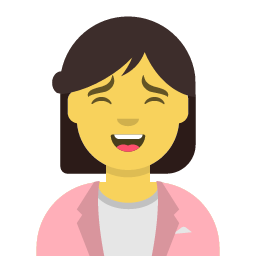
#> input picture assets/character.png, 256 x 256 px
$ python patch_texture.py ../assets/character.png
#> lines starting #> are read from the running program, lines starting #| are printed output that depends on the picture
#!/usr/bin/env python3
"""
patch_texture.py - 局部纹理一致性模块

基于《AI 图片识别技术深度研究报告》实现补丁级纹理优化技术。
AI 生成图像在局部补丁和全局纹理上常有不一致性。

功能：
1. 重叠补丁提取 - 避免边界痕迹
2. 补丁纹理优化 - 在每个补丁上优化纹理
3. 无缝融合 - 泊松融合或羽化边缘

使用方式：
    from patch_texture import patch_texture_optimization
    patch_texture_optimization('input.jpg', patch_size=64)
"""

import os
import numpy as np
from pathlib import Path
from typing import Optional, Dict, List, Tuple
import logging

logging.basicConfig(level=logging.INFO, format='%(levelname)s: %(message)s')
logger = logging.getLogger(__name__)


def check_dependencies():
    """检查依赖是否安装"""
    deps = {
        'PIL': 'pillow',
        'numpy': 'numpy',
    }
    missing = []
    for module, package in deps.items():
        try:
            __import__(module)
        except ImportError:
            missing.append(package)

    if missing:
        logger.warning(f"⚠️ 缺少依赖：{', '.join(missing)}")
        logger.warning(f"💡 请运行：pip3 install {' '.join(missing)}")
        return False
    return True


def extract_patches(image: np.ndarray, patch_size: int = 64, stride: int = 32) -> List[Tuple[np.ndarray, int, int]]:
    """
    提取重叠补丁

    Args:
        image: 输入图像数组 (H, W, C)
        patch_size: 补丁大小 (默认 64)
        stride: 步长 (默认 32，重叠 50%)

    Returns:
        补丁列表，每个元素为 (patch, y, x)
    """
    patches = []
    h, w = image.shape[:2]

    for y in range(0, h - patch_size + 1, stride):
        for x in range(0, w - patch_size + 1, stride):
            patch = image[y:y+patch_size, x:x+patch_size]
            patches.append((patch, y, x))

    # 处理边界
    if h % stride != 0:
        for x in range(0, w - patch_size + 1, stride):
            y = h - patch_size
            patch = image[y:y+patch_size, x:x+patch_size]
            patches.append((patch, y, x))

    if w % stride != 0:
        for y in range(0, h - patch_size + 1, stride):
            x = w - patch_size
            patch = image[y:y+patch_size, x:x+patch_size]
            patches.append((patch, y, x))

    # 右下角
    if h % stride != 0 and w % stride != 0:
        y, x = h - patch_size, w - patch_size
        patch = image[y:y+patch_size, x:x+patch_size]
        patches.append((patch, y, x))

    return patches


def optimize_patch_texture(patch: np.ndarray, strength: float = 0.1) -> np.ndarray:
    """
    优化单个补丁的纹理

    技术原理：
    - 应用轻微的纹理正则化
    - 减少 AI 生成的纹理不一致性
    - 保持主要结构，优化细节纹理

    Args:
        patch: 补丁图像数组
        strength: 优化强度 (0.05-0.2 推荐)

    Returns:
        优化后的补丁
    """
    try:
        from scipy.ndimage import gaussian_filter, median_filter

        patch_float = patch.astype(np.float32)

        # 方法 1: 轻微的中值滤波（保持边缘）
        median_filtered = median_filter(patch_float, size=3)

        # 方法 2: 轻微的高斯模糊
        gaussian_filtered = gaussian_filter(patch_float, sigma=0.5)

        # 混合原始和滤波结果
        optimized = patch_float * (1 - strength) + median_filtered * strength * 0.5 + gaussian_filtered * strength * 0.5

        # 裁剪到有效范围
        optimized = np.clip(optimized, 0, 255).astype(np.uint8)

        return optimized

    except Exception as e:
        logger.warning(f"⚠️ 补丁纹理优化失败：{e}")
        return patch


def create_feather_mask(patch_size: int, feather_radius: int = 8) -> np.ndarray:
    """
    创建羽化掩码（用于无缝融合）

    Args:
        patch_size: 补丁大小
        feather_radius: 羽化半径

    Returns:
        羽化掩码数组
    """
    mask = np.ones((patch_size, patch_size), dtype=np.float32)

    # 创建距离图
    y, x = np.ogrid[:patch_size, :patch_size]
    center = patch_size // 2

    # 计算到边缘的距离
    dist_to_edge = np.minimum(np.minimum(x, patch_size - 1 - x),
                              np.minimum(y, patch_size - 1 - y))

    # 羽化区域
    feather_mask = np.clip(dist_to_edge / feather_radius, 0, 1)

    return feather_mask


def fuse_patches_seamlessly(patches: List[Tuple[np.ndarray, int, int]],
                            image_size: Tuple[int, int],
                            channels: int = 3) -> np.ndarray:
    """
    无缝融合补丁

    Args:
        patches: 补丁列表 (patch, y, x)
        image_size: 输出图像尺寸 (H, W)
        channels: 通道数

    Returns:
        融合后的图像
    """
    h, w = image_size
    result = np.zeros((h, w, channels), dtype=np.float32)
    weight_sum = np.zeros((h, w), dtype=np.float32)

    patch_size = patches[0][0].shape[0]
    feather_mask = create_feather_mask(patch_size)

    for patch, y, x in patches:
        # 如果是灰度图，扩展羽化掩码
        if patch.ndim == 2:
            mask = feather_mask
        else:
            mask = np.stack([feather_mask] * patch.shape[2], axis=-1)

        # 加权融合
        result[y:y+patch_size, x:x+patch_size] += patch.astype(np.float32) * mask
        weight_sum[y:y+patch_size, x:x+patch_size] += feather_mask

    # 归一化
    weight_sum = np.stack([weight_sum] * channels, axis=-1)
    weight_sum = np.maximum(weight_sum, 1e-10)  # 避免除零

    result = result / weight_sum
    result = np.clip(result, 0, 255).astype(np.uint8)

    return result


def patch_texture_optimization(image_path: str, config: Optional[Dict] = None) -> str:
    """
    补丁纹理优化主函数

    Args:
        image_path: 输入图片路径
        config: 配置字典
            - patch_size: 补丁大小 (默认 64)
            - stride: 步长 (默认 32)
            - optimization_strength: 优化强度 (默认 0.1)

    Returns:
        输出图片路径
    """
    # 默认配置
    default_config = {
        'patch_size': 64,
        'stride': 32,
        'optimization_strength': 0.1,
    }

    config = {**default_config, **(config or {})}
    config['patch_size'] = int(os.environ.get('XIAOROU_PATCH_SIZE', config['patch_size']))
    config['stride'] = int(os.environ.get('XIAOROU_PATCH_STRIDE', config['stride']))

    try:
        from PIL import Image

        # 读取图片
        img = Image.open(image_path).convert('RGB')
        img_array = np.array(img)

        patch_size = config.get('patch_size', 64)
        stride = config.get('stride', 32)
        strength = config.get('optimization_strength', 0.1)

        # 提取补丁
        patches = extract_patches(img_array, patch_size=patch_size, stride=stride)

        # 优化每个补丁
        optimized_patches = []
        for patch, y, x in patches:
            optimized = optimize_patch_texture(patch, strength=strength)
            optimized_patches.append((optimized, y, x))

        # 无缝融合
        result = fuse_patches_seamlessly(optimized_patches, (img_array.shape[0], img_array.shape[1]), img_array.shape[2] if img_array.ndim == 3 else 1)

        # 保存结果
        output_path = image_path.rsplit('.', 1)[0] + '_patch_texture.jpg'
        if result.ndim == 3 and result.shape[2] == 1:
            result = result[:, :, 0]
        result_img = Image.fromarray(result)
        result_img.save(output_path, 'JPEG', quality=95)

        logger.info(f"✅ 补丁纹理优化完成 (patch_size={patch_size}, stride={stride})")
        return output_path

    except Exception as e:
        logger.error(f"❌ 补丁纹理优化失败：{e}")
        return image_path


def texture_consistency_check(image_path: str) -> Dict:
    """
    纹理一致性检查（用于调试）

    Args:
        image_path: 输入图片路径

    Returns:
        纹理一致性指标
    """
    try:
        from PIL import Image
        from scipy.ndimage import sobel

        img = Image.open(image_path).convert('L')
        img_array = np.array(img, dtype=np.float32)

        # 计算梯度
        grad_x = sobel(img_array, axis=1)
        grad_y = sobel(img_array, axis=0)
        gradient_magnitude = np.sqrt(grad_x**2 + grad_y**2)

        # 纹理均匀性指标
        texture_uniformity = 1.0 / (np.std(gradient_magnitude) + 1e-10)

        # 边缘清晰度
        edge_sharpness = np.mean(gradient_magnitude)

        return {
            'texture_uniformity': texture_uniformity,
            'edge_sharpness': edge_sharpness,
            'gradient_std': np.std(gradient_magnitude),
        }

    except Exception as e:
        logger.error(f"❌ 纹理一致性检查失败：{e}")
        return {}


if __name__ == '__main__':
    import sys

    if len(sys.argv) < 2:
        print("用法：python3 patch_texture.py <图片路径> [输出路径]")
        sys.exit(1)

    input_path = sys.argv[1]

    print("\n📊 原始纹理特征:")
    features = texture_consistency_check(input_path)
#> in texture_consistency_check, `img = Image.open(image_path).convert('L')`:
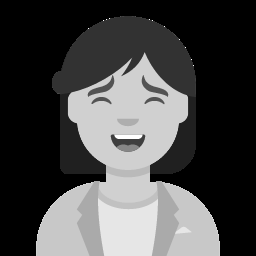
#> img: PIL image 256x256 L; min 0, max 255, mean 72
#> in texture_consistency_check, `grad_y = sobel(img_array, axis=0)`:
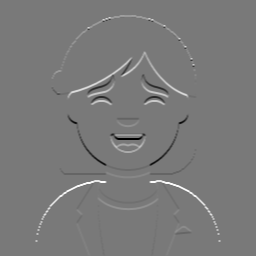
#> grad_y: shape (256, 256) float32; min -772, max 844, mean 4.6; drawn with min black and max white
#> in texture_consistency_check, `gradient_magnitude = np.sqrt(grad_x**2 + grad_y**2)`:
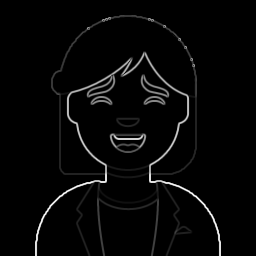
#> gradient_magnitude: shape (256, 256) float32; min 0, max 943.6, mean 24.9; drawn with min black and max white
#> in texture_consistency_check, `texture_uniformity = 1.0 / (np.std(gradient_magnitude) + 1e-10)`: texture_uniformity = 0.00929
#> in texture_consistency_check, `edge_sharpness = np.mean(gradient_magnitude)`: edge_sharpness = 24.85
#> features = {'texture_uniformity': 0.00929, 'edge_sharpness': 24.85, 'gradient_std': 107.6}
    for k, v in features.items():
        print(f"  {k}: {v:.4f}")
#> this loop made 3 passes
#> (k, v) on passes 1 to 3: ('texture_uniformity', 0.00929), ('edge_sharpness', 24.85), ('gradient_std', 107.6)
#|   texture_uniformity: 0.0093
#|   edge_sharpness: 24.8524
#|   gradient_std: 107.6110

    print("\n🚀 开始补丁纹理优化...")
    result_path = patch_texture_optimization(input_path)
#> in patch_texture_optimization, `img = Image.open(image_path).convert('RGB')`:
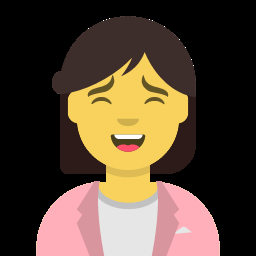
#> img: PIL image 256x256 RGB; mean R, G, B 85.9, 68.7, 51.7
#> after the loop in extract_patches, `for y in range(0, h - patch_size + 1, stride):`: patches = 49 items
#> the loop in patch_texture_optimization, `for patch, y, x in patches:` made 49 passes
#> (y, x) on passes 1 to 12: (0, 0), (0, 32), (0, 64), (0, 96), (0, 128), (0, 160), (0, 192), (32, 0), (32, 32), (32, 64), (32, 96), (32, 128)
#> pass 1, in optimize_patch_texture, `patch_float = patch.astype(np.float32)`:
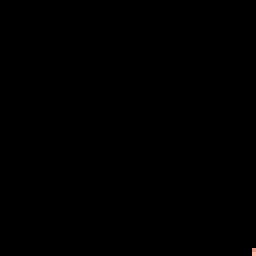
#> patch_float: shape (64, 64, 3) float32 (shown 4 times larger); mean of channels 0, 1, 2 0, 0, 0; drawn with min black and max white
#> the loop in fuse_patches_seamlessly, `for patch, y, x in patches:` made 49 passes
#> after the loop in fuse_patches_seamlessly, `for patch, y, x in patches:`:
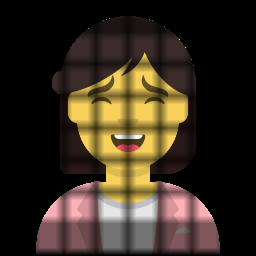
#> result: shape (256, 256, 3) float32; mean of channels 0, 1, 2 221.4, 178.7, 127.6; drawn with min black and max white
#> after the loop in fuse_patches_seamlessly, `for patch, y, x in patches:`:
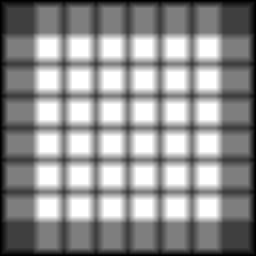
#> weight_sum: shape (256, 256) float32; min 0, max 4, mean 2.28; drawn with min black and max white
    print(f"✅ 输出：{result_path}")

    print("\n📊 优化后纹理特征:")
    features = texture_consistency_check(result_path)
#> features = {'texture_uniformity': 0.00834, 'edge_sharpness': 29.77, 'gradient_std': 119.9}
    for k, v in features.items():
        print(f"  {k}: {v:.4f}")
#> this loop made 3 passes
#> (k, v) on passes 1 to 3: ('texture_uniformity', 0.00834), ('edge_sharpness', 29.77), ('gradient_std', 119.9)
#|   texture_uniformity: 0.0083
#|   edge_sharpness: 29.7694
#|   gradient_std: 119.8617
